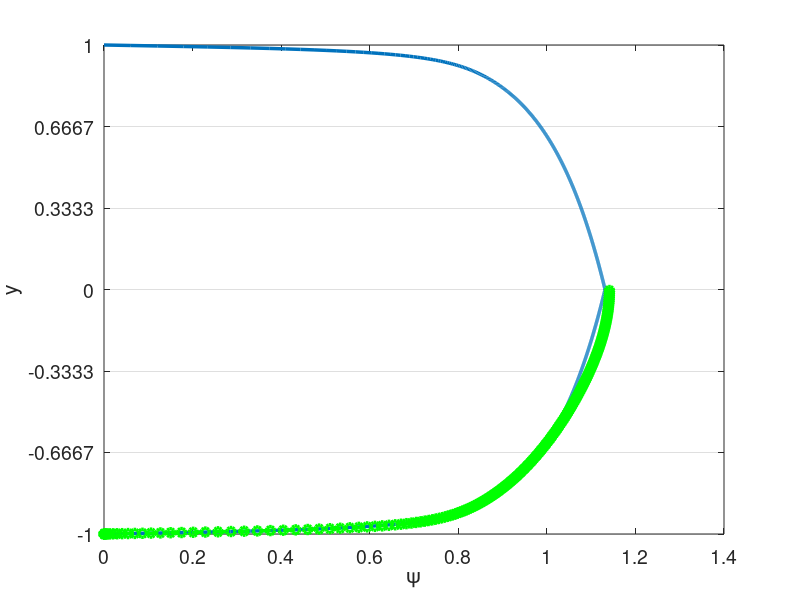
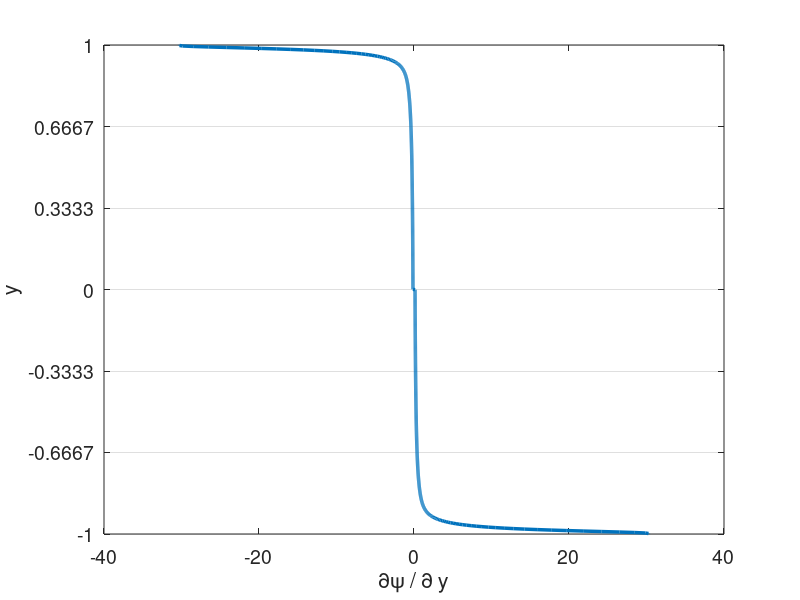

Write the MATLAB code that produced these figures, in order. (Note: this script raises an error after producing the figures.)
% clc
clear all
close all


set(0,'DefaultAxesFontSize',14)
set(0,'defaultLineLineWidth',2.5)
% set(0,'DefaultFigureWindowStyle','docked')


linestyles = {'k-','b-','r-','g-','c-','m-','k--','b--','r--','g--','c--','m--','k-.','b-.','r-.','g-.','c-.','m-.','k:','b:','r:','g:','c:','m:'};
pointstyles = {'ko','bo','ro','go','co','mo','k^','b^','r^','g^','c^','m^','ks','bs','rs','gs','cs','ms','k*','b*','r*','g*','c*','m*','k+','b+','r+','g+','c+','m+'};
%%

%%%%%%%%%%%%%%%%%%%%%%%%%%%%%%%%%%%%%%%%%%%%%%%%%%%%%%%%%%%%%%%%%%
% Navier-Stokes Solver Demo (2D Channel)
%%%%%%%%%%%%%%%%%%%%%%%%%%%%%%%%%%%%%%%%%%%%%%%%%%%%%%%%%%%%%%%%%%
% pgrads = 3.25e-3 for N=4, E=8, exp mesh
% pgrads = 9.25e-3 for N=4, E=6, uniform
% pgrads = 1.8e-4 for N=4, E=8, uniform, enrich
% Moser info: u_tau = 5.43496e-02, Re_tau = 543
% y/delta y^+, U^+, dUdy, W, P

tic()
format compact;
format short;
mu = 1/10000; %1/395; 1/6874;
rho = 1;
Re = rho/mu; 
pgrad = 3.25e-3; 9.25e-3; %2.5e-4; % 9.25e-3;
force_pgrad = 0;
Re_tau = 550;
pgrad = (Re_tau*mu).^2*rho;


N=4; % polynomial order  
Ex=1; % Number of elements in x
Ey=6; % Number of elements in y
Tfinal=400; 
CFL=0.05;
en_on = 2;
N_en_y = 1; 
N_over = N; % N
delay_en = 0;
en_start_time = 100;
head = '';
fig_header = '';

rans_on = 1;
exp_mesh = 0;

dir_name = [head,'re',num2str(ceil(Re)),'_p',num2str(N),'_e',num2str(Ey),'_exp',num2str(exp_mesh),'_en',num2str(en_on),'_over',num2str(N_over),'_forcing',num2str(force_pgrad)];
soln_dir = dir_name;
plot_soln = 1;
save_soln = 1;
plot_int = 5000;
save_soln_int = 5000;
restart = 0;
rst_step = 300000;

if ~en_on
    N_over = N;
end

%% Enrichment information
en_mag = 3;
psi = {@(x,y) en_mag*(0.5*(1 - y.^2) + 0.*x), @(x,y) 0.*y + 0.*x};
gpsi = {@(x,y) 0.*y + 0.*x, @(x,y) en_mag*(-1.*y + 0.*x), ...
        @(x,y) 0.*y + 0.*x, @(x,y) 0.*y + 0.*x};
hpsi = {@(x,y) 0.*y + 0.*x, @(x,y) en_mag*(-1 - 0.*y + 0.*x), ...
        @(x,y) 0.*y + 0.*x, @(x,y) 0.*y + 0.*x};
    
% psi = {@(x,y) (0.5*(1 - y.^4) + 0.*x), @(x,y) 0.*y + 0.*x};
% gpsi = {@(x,y) 0.*y + 0.*x, @(x,y) (-2.*y.^3 + 0.*x), ...
%         @(x,y) 0.*y + 0.*x, @(x,y) 0.*y + 0.*x};
% hpsi = {@(x,y) 0.*y + 0.*x, @(x,y) (-6.*y.^2 + 0.*x), ...
%         @(x,y) 0.*y + 0.*x, @(x,y) 0.*y + 0.*x};
%    

    
% Law of the wall
u_tau = sqrt(0.316./(Re.^0.25)/8);
Re_tau = u_tau/mu; %Re;
Re_tau = 550;
% u_tau = 1;
nu = 1/Re_tau;
kap = 0.41;
beta = 5.2;
dypdy = Re_tau;
ypb = 11.062299784340414;
yp = @(y) (1-abs(y))*Re_tau;
u_tau = Re_tau*mu;
lotw = @(yp) ((yp <= ypb).*yp + (yp > ypb).*(1./kap.*log(yp+eps)+beta));
psi = {@(x,y) u_tau*((yp(y) <= ypb).*yp(y) + (yp(y) > ypb).*(1./kap.*log(yp(y)+eps)+beta) + 0.*x), @(x,y) 0.*y + 0.*x};
gpsi = {@(x,y) 0.*y + 0.*x,  @(x,y) -1*sign(y).*u_tau.*(((yp(y) <= ypb).*1 + (yp(y) > ypb).*1./(kap*(yp(y)+eps)))*dypdy + 0.*x),...
        @(x,y) 0.*y + 0.*x, @(x,y) 0.*y + 0.*x};
hpsi = {@(x,y) 0.*y + 0.*x,  @(x,y) u_tau*(((yp(y) <= ypb).*0 + (yp(y) > ypb).*-1./(kap*(yp(y)+eps).^2))*dypdy*dypdy + 0.*x),...
        @(x,y) 0.*y + 0.*x, @(x,y) 0.*y + 0.*x};
    

% 1/7th
% mag = 1;
% yd = @(y) 1-abs(y)+eps;
% psi = {@(x,y) mag*((yd(y)).^(1/7).*(yd(y)>eps*10)+ 0.*x), @(x,y) 0.*y + 0.*x};
% gpsi = {@(x,y) 0.*y + 0.*x,  @(x,y) mag*(-1*sign(y).*1./7.*(yd(y)).^(-6/7).*(yd(y)>eps*10) + 0.*x),...
%         @(x,y) 0.*y + 0.*x, @(x,y) 0.*y + 0.*x};
% hpsi = {@(x,y) 0.*y + 0.*x,  @(x,y) mag*(-6/49*(yd(y)).^(-13/7).*(yd(y)>eps*10) + 0.*x),...
%         @(x,y) 0.*y + 0.*x, @(x,y) 0.*y + 0.*x};

% Reicher Law of the Wall
Re_tau = 550;
C=5.17;
kap=0.41;
dypdy = Re_tau;
yp = @(y) (1-abs(y))*Re_tau;
u_tau = Re_tau*mu;
psi = {@(x,y) mu*Re_tau*(1/kap.*log(1+kap.*yp(y))+(C-1./kap.*log(kap)).*(1-exp(-yp(y)/11)-yp(y)/11.*exp(-yp(y)/3))) + 0.*x,...
    @(x,y) 0.*y + 0.*x};
gpsi = {@(x,y) 0.*y + 0.*x, @(x,y) -1*sign(y).*dypdy*mu*Re_tau.*(1./(1+kap.*yp(y))+(C-1./kap.*log(kap)).*(1/11*exp(-yp(y)/11)+(yp(y)-3)/33.*exp(-yp(y)/3))) + 0.*x,...
        @(x,y) 0.*y + 0.*x, @(x,y) 0.*y + 0.*x};
hpsi = {@(x,y) 0.*y + 0.*x,  @(x,y) dypdy*dypdy*mu*Re_tau*(-kap./((1+kap.*yp(y)).^2)+(C-1./kap.*log(kap)).*(-1/121*exp(-yp(y)/11)+(-yp(y)+6)/99.*exp(-yp(y)/3))) + 0.*x,...
        @(x,y) 0.*y + 0.*x, @(x,y) 0.*y + 0.*x};


%% Initial Conditions
% Turbulent pipe
u_cfl = 3/2;
pert = 0.0;
u_ic = @(x,y) 3/2*(1-y.^2);
v_ic = @(x,y) 0.0*y;

darcy = 0.316./(Re.^0.25);
u_tau = sqrt(darcy/8);
Yp = @(Y) max((1-abs(Y))*u_tau*Re,1e-3)+eps;
sigma = 0.6;
fact = @(Yp) exp((-(log10(Yp)-1).^2)./(2*sigma.^2));
k_ic = @(x,y) 0.0*x + 4.5*u_tau*u_tau*fact(Yp(y));

eps_s = 3;
omg_ic = @(x,y) 0.0*x + 0.5*Re*u_tau*u_tau*fact(Yp(y));


% Turbulent channel
Re_tau = 550;
u_tau = Re_tau*mu/rho;
Yp = @(Y) max((1-abs(Y))*Re_tau,0); %1e-3)+eps;
C=5.17;
kap=0.41;
eps_ic = 0; %1e-2;
kx = 23;
kz=13;
alpha_ic = kx*2*pi/(0.375);
beta_ic = kz*2*pi/1;
riech = @(Yp) mu*Re_tau*(1/kap.*log(1+kap.*Yp)+(C-1./kap.*log(kap)).*(1-exp(-Yp/11)-Yp/11.*exp(-Yp/3)));
u_ic = @(x,y) riech(Yp(y)) + eps_ic*sin(alpha_ic*x);
v_ic = @(x,y) 0*y + eps_ic*sin(alpha_ic*x);

% u_ic = @(x,y) psi{1}(x,y);

sigma = 0.6;
fact = @(Yp) exp((-(log10(Yp)-1).^2)./(2*sigma.^2));
k_ic = @(x,y) 0.0*x + 4.5*u_tau*u_tau*fact(Yp(y));

eps_s = 3;
omg_ic = @(x,y) 0.0*x + 0.5*Re*u_tau*u_tau*fact(Yp(y));

%%
%%
%%
moser=load('moser_data/LM_Channel_0550_mean_prof.dat');
%% Plot psi
figure(5)
ys_plot = linspace(-1,1,1000);
plot(psi{1}(0,ys_plot),ys_plot)
hold on
plot(moser(:,3)*5.43496e-02,(moser(:,1))-1,'g--o')
xlabel('\psi')
ylabel('y')
set(gca, 'YGrid', 'on', 'XGrid', 'off')
yticks(linspace(-1,1,Ey+1));
figure(6)
ys_plot = linspace(-1,1,1000);
plot(gpsi{2}(0,ys_plot),ys_plot)
xlabel('\partial\psi / \partial y')
ylabel('y')
set(gca, 'YGrid', 'on', 'XGrid', 'off')
yticks(linspace(-1,1,Ey+1));


%% Begin Solve
E=Ex*Ey; % Total number of elements
N1=N+1;
disp("Generating Matrices")
Q=makeq(Ex,Ey,N); % Global continuity
R=maker(Q,Ex,N); % Restriction matrix, applies Dirichlet conditions
[X,Y]=make_geom_channel(Ex,Ey,N);      % Geometry in local form
if exp_mesh
    [X,Y]=make_geom_channel_exp(Ex,Ey,N);      % Geometry in local form
end
en_b_nodes = get_en_bound_nodes(Ex,Ey,N,N_en_y);
dom_vol = (max(max(max(X)))-min(min(min(X))))*(max(max(max(Y)))-min(min(min(Y))));

Ys = zeros(Ey*length(Y(1,:,1)),1);
for i = 1:Ey
    Ys((i-1)*(N+1)+1:(i)*(N+1)) = Y(1,:,(i-1)*Ex+1);
end

psi_p = psi{1}(0,Ys(N_en_y*(N+1)));
dypsi_p1 = gpsi{2}(0,Ys(N_en_y*(N+1)));
dypsi_p2 = gpsi{2}(0,Ys(end-N_en_y*(N+1)));
        
[G,J,ML,RX]=make_coef(X,Y);
[Ah,Bh,Ch,Dh,z,w]=semhat(N);
[Gs, Gs_x, Gs_y] =  face_mats(X,Y,E,N);
Gs_c = R*Q'*apply_en_cont(Gs,en_b_nodes,psi_p);
Gsb = R*Q'*Gs*Q*R';


[n,nb]=size(R); 
nL=N1*N1*E;

Ab=spalloc(nL,nL,nL*N);    %  Generate Abar
for j=1:nL
    x=zeros(nL,1); 
    x(j)=1; 
    Ab(:,j)=abar_c(x,Dh,G,Q);  % assembled Neumann Operator
end
Ab_save = Ab;
A_c=R*Q'*apply_en_cont(Ab,en_b_nodes,psi_p);
S_check=full(Ab);
Ab = Q'*Ab*Q;
A=R*Ab*R'; % Full stiffness matrix
Bb=reshape(ML,nL,1); % Form Mass matrix
Bb=diag(Bb); 
Bb=sparse(Bb); 
Ma=R*Q'*Bb*Q*R'; % Assembling mass matrix  % Full mass matrix
M_c = R*Q'*apply_en_cont(Bb,en_b_nodes,psi_p);


%% Form matrices for rans

[L_x,L_y,J_x,J_y] = dir_jac(E,X,Y);
w2d = w*w';
w1d = reshape(w2d,[N1*N1,1])';
[dphi_dxi, dphi_deta, dphi_dx, dphi_dy, dpdx_dpdx, dpdy_dpdy, dpdx_dpdy, ...
        dpdx_dpdx_flat, dpdy_dpdy_flat, dpdx_dpdy_flat] ...
    = get_phi_grads(N1,Dh,E,J_x,J_y);
dphi_dx_flat = reshape(dphi_dx,N1*N1,N1*N1,E);
dphi_dy_flat = reshape(dphi_dy,N1*N1,N1*N1,E);

w2d_e = zeros(N+1,N+1,E);
for ie = 1:E
    w2d_e(:,:,ie) = w2d*L_x(ie)/2*L_y(ie)/2;
end

A_x = form_Ax(N1,E,w2d,J_x,J,dpdx_dpdx,ones(size(J)));
A_y = form_Ay(N1,E,w2d,J_y,J,dpdy_dpdy,ones(size(J)));
A_xy = form_Axy(N1,E,w2d,J_x,J_y,J,dpdx_dpdy,ones(size(J)));


SS = zeros(N1,N1,E,2,2);
OS = zeros(N1,N1,E,2,2);
dudx = zeros(N1,N1,E);
dudy = zeros(N1,N1,E);
dvdx = zeros(N1,N1,E);
dvdy = zeros(N1,N1,E);
dkdx = zeros(N1,N1,E);
dkdy = zeros(N1,N1,E);
domgdx = zeros(N1,N1,E);
domgdy = zeros(N1,N1,E);

%%
M_check=full(Bb);

Ma_uv_check = zeros(2*nL);
Ma_uv_check(1:nL,1:nL) = M_check;
Ma_uv_check(nL+1:2*nL,nL+1:2*nL) = M_check;
A_uv_check = zeros(2*nL);
A_uv_check(1:nL,1:nL) = S_check;
A_uv_check(nL+1:2*nL,nL+1:2*nL) = S_check;

M_q = full(Ma);
S_q = full(A);


%%
% Assemble overall system matrices
nn = length(Ma); % number of nodes in the domain
Ma_uv = zeros(2*nn);
Ma_uv(1:nn,1:nn) = Ma;
Ma_uv(nn+1:2*nn,nn+1:2*nn) = Ma;
Ma_uv = sparse(Ma_uv);
A_uv = zeros(2*nn);
A_uv(1:nn,1:nn) = A;
A_uv(nn+1:2*nn,nn+1:2*nn) = A;
A_uv = sparse(A_uv);
ML_uv = zeros(2*(N+1),2*(N+1),E);
ML_uv(1:N+1,1:N+1,1:E) = ML;
ML_uv(N+2:2*(N+1),N+2:2*(N+1),1:E) = ML;
G_uv = zeros(2*nn);
G_uv(1:nn,1:nn) = Gsb;
G_uv(nn+1:2*nn,nn+1:2*nn) = Gsb;
G_uv = sparse(G_uv);



%% Assemble enrichment matrices
psi_xy = zeros(N+1,N+1,E);
N1_over = N_over + 1;
[z_over,w_over] = zwgll(N_over);
w2d_over = w_over*w_over';
w1d_over = reshape(w2d_over,[N1_over*N1_over,1])';
disp("Generating Overintegrated Values")
[dphi_dxi_over, dphi_deta_over, dphi_dx_over, dphi_dy_over, dpdx_dpdx_over, dpdy_dpdy_over, dpdx_dpdy_over, ...
        dpdx_dpdx_flat_over, dpdy_dpdy_flat_over, dpdx_dpdy_flat_over,phi_2d_flat] ...
    = get_phi_grads2(N1,E,J_x,J_y,N_over,N_en_y);
dphi_dx_flat_over = reshape(dphi_dx_over,N1_over*N1_over,N1*N1,E);
dphi_dy_flat_over = reshape(dphi_dy_over,N1_over*N1_over,N1*N1,E);
if en_on
    [psi_xy,psi_xy_act,gpsi_xy_act,Sp_all,Sp_all_Q,Jac_e_flat,gpsi_e_flat,Mp_uv,Sp_uv,Mp_all_c,Sp_all_c,Mp_full,Sp_full] = ...
        assemble_enrichment(X,Y,Ex,Ey,E,N,N1,nn,nL,J,Q,R,N_en_y,psi,gpsi,hpsi,en_b_nodes,psi_p,N_over);
end

%%

dxmin=pi*(z(N1)-z(N))/(2*Ex); % Get min dx for CFL constraint
dt=CFL*dxmin/u_cfl; 

% dt = 1e-3;
nstep=ceil(Tfinal/dt); 
dt=Tfinal/nstep; 
% Print information
nstep
dt
yp1 = (1+Y(1,2))*Re

disp("Computing inverse")
Ai=pinv(full(Ab)); 

disp("Setting Initial Conditions")
% Initial conditions
for e = 1:E
    for i = 1:N+1
        for j = 1:N+1
%             u(i,j,e) = f_ic(X(i,j,e),Y(i,j,e))+pert*rand()*u_ic;
%             v(i,j,e) = v(i,j,e)+pert*rand()*u_ic;
            u(i,j,e) = u_ic(X(i,j,e),Y(i,j,e));
            v(i,j,e) = v_ic(X(i,j,e),Y(i,j,e));
            k(i,j,e) = k_ic(X(i,j,e),Y(i,j,e));
            omg(i,j,e) = omg_ic(X(i,j,e),Y(i,j,e));
        end
    end
end
if en_on
    [u, v] = project_to_enrich(X,Y,E,Ex,Ey,N,N_en_y,u,v,psi);
end

% u = apply_en_cont_soln(u,en_b_nodes,psi_p);
u1_0=u; u2_0=u; u3_0=u; fx3_0=u; fx2_0=u; fx1_0=u; u_0 = u;
v1_0=v; v2_0=v; v3_0=v; fy3_0=v; fy2_0=v; fy1_0=v; v_0 = v;
u1=u; u2=u; u3=u; fx3=u; fx2=u; fx1=u;
v1=v; v2=v; v3=v; fy3=v; fy2=v; fy1=v;
k1=k; k2=k; k3=k; fk3=k; fk2=k; fk1=k;
omg1=omg; omg2=omg; omg3=omg; fomg3=omg; fomg2=omg; fomg1=omg;

F_pgrad = pgrad*ones(size(ML));
F_1 = ones(size(ML));
% Fb=reshape(ML.*F,nL,1); %% Output
% 
% Fb=Bb\(Q'*Fb);  

uv = [u;v];

%%
uv_ic_check = uv;

%% Setup BC if nonzero
% u_bc = ones(size(u)).*((Y==1)+(Y==-1));
% u_bc = reshape(ML.*u_bc,nL,1);
% u_bc = Bb\(Q'*u_bc);

% k_bc = k_bc_val.*ones(size(k));
% k_bc = reshape(ML.*k_bc,nL,1);
% k_bc = (Q'*Bb*Q)\(Q'*k_bc);
% 
% omg_bc = omg_bc_val.*ones(size(omg));
% omg_bc = reshape(ML.*omg_bc,nL,1);
% omg_bc = (Q'*Bb*Q)\(Q'*omg_bc);

%%
disp("Timestepping")
step = 1;
if (restart == 1)
   fname = strcat(soln_dir,"/soln_Re_",num2str(Re),"_P_",num2str(N),"_",num2str(Ex),"x",num2str(Ey),"_step_",num2str(rst_step),".mat");
   load(fname);
   step = rst_step;
end

plot1 = 1;
time = 0;
[plot1,u_mean] = post_channel(N,Ex,Ey,w,X,Y,Ys,en_on,step,time,u,psi_xy,N_en_y,plot1);
if save_soln
    mkdir(soln_dir);
end

%%
while step <= nstep
    time=step*dt;
    
    if (time > en_start_time) && (~en_on) && (delay_en)
        en_on = 1;
        [psi_xy,psi_xy_act,gpsi_xy_act,Sp_all,Sp_all_Q,Jac_e_flat,gpsi_e_flat,Mp_uv,Sp_uv,Mp_all_c,Sp_all_c,Mp_full,Sp_full] = ...
            assemble_enrichment(X,Y,Ex,Ey,E,N,N1,nn,nL,J,Q,R,N_en_y,psi,gpsi,hpsi,en_b_nodes,psi_p,N_over);
        [u, v] = project_to_enrich(X,Y,E,Ex,Ey,N,N_en_y,u,v,psi);
    end
    
    % Form combined u for RANS terms
    u_comb = u;
    if en_on
        u_comb = u+psi_xy_act{1};
    end
    
    %% Form S
    u_flat = reshape(u,N1*N1,E);
    v_flat = reshape(v,N1*N1,E);
    k_flat = reshape(k,N1*N1,E);
    omg_flat = reshape(omg,N1*N1,E);

    
    for ie = 1:E
        dudx(:,:,ie) = reshape(dphi_dx_flat(:,:,ie)*u_flat(:,ie),N1,N1);
        dvdx(:,:,ie) = reshape(dphi_dx_flat(:,:,ie)*v_flat(:,ie),N1,N1);
        dudy(:,:,ie) = reshape(dphi_dy_flat(:,:,ie)*u_flat(:,ie),N1,N1);
        dvdy(:,:,ie) = reshape(dphi_dy_flat(:,:,ie)*v_flat(:,ie),N1,N1);
        dkdx(:,:,ie) = reshape(dphi_dx_flat(:,:,ie)*k_flat(:,ie),N1,N1);
        dkdy(:,:,ie) = reshape(dphi_dy_flat(:,:,ie)*k_flat(:,ie),N1,N1);
        domgdx(:,:,ie) = reshape(dphi_dx_flat(:,:,ie)*omg_flat(:,ie),N1,N1);
        domgdy(:,:,ie) = reshape(dphi_dy_flat(:,:,ie)*omg_flat(:,ie),N1,N1);
    end
    
    if en_on
        dudx = dudx + gpsi_xy_act{1};
        dudy = dudy + gpsi_xy_act{2};
        dvdx = dvdx + gpsi_xy_act{3}; % Doesn't matter given assumptions
        dvdy = dvdy + gpsi_xy_act{4}; % Doesn't matter given assumptions
    end
    
    % Modify enrichment
%     if (mod(step,2000)==0) && (time > 50)
%         u_tau_calc = sqrt(mu*dudy(:,1,1)/rho);
%         u_tau = u_tau_calc(1);
%         psi = {@(x,y) u_tau*((yp(y) <= ypb).*yp(y) + (yp(y) > ypb).*(1./kap.*log(yp(y)+eps)+beta) + 0.*x), @(x,y) 0.*y + 0.*x};
%         gpsi = {@(x,y) 0.*y + 0.*x,  @(x,y) -1*sign(y).*u_tau.*(((yp(y) <= ypb).*1 + (yp(y) > ypb).*1./(kap*(yp(y)+eps)))*dypdy + 0.*x),...
%             @(x,y) 0.*y + 0.*x, @(x,y) 0.*y + 0.*x};
%         hpsi = {@(x,y) 0.*y + 0.*x,  @(x,y) u_tau*(((yp(y) <= ypb).*0 + (yp(y) > ypb).*-1./(kap*(yp(y)+eps).^2))*dypdy*dypdy + 0.*x),...
%             @(x,y) 0.*y + 0.*x, @(x,y) 0.*y + 0.*x};
%         
%         psi_p = psi{1}(0,Ys(N_en_y*(N+1)));
%         dypsi_p1 = gpsi{2}(0,Ys(N_en_y*(N+1)));
%         dypsi_p2 = gpsi{2}(0,Ys(end-N_en_y*(N+1)));
%         
%         A_c=R*Q'*apply_en_cont(Ab_save,en_b_nodes,psi_p);
%         M_c = R*Q'*apply_en_cont(Bb,en_b_nodes,psi_p);
%         
%         [psi_xy,psi_xy_act,gpsi_xy_act,Sp_all,Sp_all_Q,Jac_e_flat,gpsi_e_flat,Mp_uv,Sp_uv,Mp_all_c,Sp_all_c,Mp_full,Sp_full] = ...
%             assemble_enrichment(X,Y,Ex,Ey,E,N,N1,nn,nL,J,Q,R,N_en_y,psi,gpsi,hpsi,en_b_nodes,psi_p,N_over);
%         [u, v] = project_to_enrich(X,Y,E,Ex,Ey,N,N_en_y,u_comb,v,psi);
%         
%         en_on = 2;
%         
%         for ie = 1:E
%             dudx(:,:,ie) = reshape(dphi_dx_flat(:,:,ie)*u_flat(:,ie),N1,N1);
%             dvdx(:,:,ie) = reshape(dphi_dx_flat(:,:,ie)*v_flat(:,ie),N1,N1);
%             dudy(:,:,ie) = reshape(dphi_dy_flat(:,:,ie)*u_flat(:,ie),N1,N1);
%             dvdy(:,:,ie) = reshape(dphi_dy_flat(:,:,ie)*v_flat(:,ie),N1,N1);
%             dkdx(:,:,ie) = reshape(dphi_dx_flat(:,:,ie)*k_flat(:,ie),N1,N1);
%             dkdy(:,:,ie) = reshape(dphi_dy_flat(:,:,ie)*k_flat(:,ie),N1,N1);
%             domgdx(:,:,ie) = reshape(dphi_dx_flat(:,:,ie)*omg_flat(:,ie),N1,N1);
%             domgdy(:,:,ie) = reshape(dphi_dy_flat(:,:,ie)*omg_flat(:,ie),N1,N1);
%         end
%         
%         if en_on
%             dudx = dudx + gpsi_xy_act{1};
%             dudy = dudy + gpsi_xy_act{2};
%             dvdx = dvdx + gpsi_xy_act{3}; % Doesn't matter given assumptions
%             dvdy = dvdy + gpsi_xy_act{4}; % Doesn't matter given assumptions
%         end
%     end
    
    
    SS(:,:,:,1,1) = 1/2*(dudx+dudx);
    SS(:,:,:,1,2) = 1/2*(dudy+dvdx);
    SS(:,:,:,2,1) = 1/2*(dvdx+dudy);
    SS(:,:,:,2,2) = 1/2*(dvdy+dvdy);
    OS(:,:,:,1,1) = 1/2*(dudx-dudx);
    OS(:,:,:,1,2) = 1/2*(dudy-dvdx);
    OS(:,:,:,2,1) = 1/2*(dvdx-dudy);
    OS(:,:,:,2,2) = 1/2*(dvdy-dvdy);
    

    %% Get rans values
    [mu_t,gam_k,gam_omg,G_k,G_omg,Y_k,Y_omg,S_k,S_omg,R1,R2,R3,R4,omg_w] ...
        = get_rans_coeffs(rho,mu,k,omg,SS,OS,dkdx,dkdy,domgdx,domgdy,Y,u_comb,v);
    if ~rans_on
        mu_t = zeros(size(mu_t));
    end
    Re_t = rho./(mu_t+eps);
    Re_comb = rho./(mu*ones(size(mu_t))+mu_t);
    Re_k = rho./gam_k;
    Re_omg = rho./gam_omg;
    %% Timestepping
    
    if step==1; b0=1.0;    b= [ -1 0 0 ]';       a=[ 1  0 0 ]'; end
    if step==2; b0=1.5;    b=([ -4 1 0 ]')./2;   a=[ 2 -1 0 ]'; end
    if step>=3; b0=11./6.; b=([ -18 9 -2 ]')./6; a=[ 3 -3 1 ]'; end

    if ~rans_on
        % Compute A
        [A_x_full,A_y_full,A_xy_full] = form_Ax_Ay_Axy(N1,E,w1d,J,dpdx_dpdx_flat,dpdy_dpdy_flat,dpdx_dpdy_flat,Re_comb);
        A_x = R*Q'*A_x_full*Q*R';
        A_y = R*Q'*A_y_full*Q*R';
        A_xy = R*Q'*A_xy_full*Q*R';
        A_uv = zeros(2*nn);
        A_uv(1:nn,1:nn) = 2*A_x+A_y+A_xy;
        A_uv(nn+1:2*nn,nn+1:2*nn) = A_x+2*A_y+A_xy';
        A_uv = sparse(A_uv);
        
        T1_rhs = 0;
        
        if en_on
            A_full = 2*A_x_full+A_y_full+A_xy_full;
            A_c=R*Q'*apply_en_cont(A_full,en_b_nodes,psi_p);
            [T1_new] = form_T1_psi(E,N,w1d_over,Jac_e_flat,dphi_dy_flat_over,gpsi_e_flat,Re_comb,N_en_y,phi_2d_flat);
            T1_rhs = (dt/b0)*R*Q'*reshape(T1_new,nL,1);
            
            H_uv = (Ma_uv + (A_uv)*dt/(b0) + dt/b0*(Mp_uv + Sp_uv));
            H_c = (M_c + (A_c)*dt/(b0) + dt/b0*(Mp_all_c{1}+Sp_all_c{1}));
            if en_on == 2
                H_uv = (Ma_uv + (A_uv)*dt/(b0)); % + dt/b0*(Mp_uv + Sp_uv));
                H_c = (M_c + (A_c)*dt/(b0)); % + dt/b0*(Mp_all_c{1}+Sp_all_c{1}));
            end
            %             H_q = full(H_uv);
            rhs_c = (H_c);
            [LH_uv,UH_uv]=lu(H_uv);
        end
    end
    
%     if step>=3
        if en_on          
            if rans_on
                [A_x_k,A_y_k] = form_Ax_Ay(N1,E,w1d,J,dpdx_dpdx_flat,dpdy_dpdy_flat,Re_k);
                A_k = R*Q'*(A_x_k + A_y_k)*Q*R';
                Ab_k = Q'*(A_x_k + A_y_k)*Q;
                H_k=(Ma+A_k*dt/(b0)+dt/b0*Sp_all{1});
                H_k_bar = (Q'*Bb*Q+ Ab_k*dt/(b0)+dt/b0*Sp_all_Q{1});
                if en_on == 2
                    H_k=(Ma+A_k*dt/(b0));
                    H_k_bar = (Q'*Bb*Q+ Ab_k*dt/(b0));
                end
        
                [LH_k,UH_k]=lu(H_k);
        
                % Assuming Re_omg=Re_k
                H_omg = H_k;
                H_omg_bar = H_k_bar;
                LH_omg = LH_k;
                UH_omg = UH_k;
            end
        else
            terms_x = zeros(N+1,N+1,E);
            terms_y = zeros(N+1,N+1,E);
            T1_rhs = 0;
            
            H_uv = (Ma_uv + (A_uv)*dt/(b0));
            rhs_c = zeros(size(Ma(:,1)));
            [LH_uv,UH_uv]=lu(H_uv);
            
            if rans_on
                [A_x_k,A_y_k] = form_Ax_Ay(N1,E,w1d,J,dpdx_dpdx_flat,dpdy_dpdy_flat,Re_k);
                A_k = R*Q'*(A_x_k + A_y_k)*Q*R';
                Ab_k = Q'*(A_x_k + A_y_k)*Q;
                H_k=(Ma+A_k*dt/(b0));
                H_k_bar = (Q'*Bb*Q+ Ab_k*dt/(b0));
        
                [LH_k,UH_k]=lu(H_k);
        
                % Assuming Re_omg=Re_k
                H_omg = H_k;
                H_omg_bar = H_k_bar;
                LH_omg = LH_k;
                UH_omg = UH_k;
            end
        end
        
        b0i=1./b0;
%     end % Viscous op

    
%   Nonlinear step - unassembled, not multiplied by mass matrix   
    %% Setup Convection terms and forcing terms
    fx1 = -convl(u,RX,Dh,u,v); % + F; % du = Cu  
    fy1 = -convl(v,RX,Dh,u,v); % dv = Cv
    fk1 = -convl(k,RX,Dh,u,v) + G_k - Y_k + S_k; % dk = Ck
    fomg1 = -convl(omg,RX,Dh,u,v) + G_omg - Y_omg + S_omg + R1 + R2 + R3 + R4; % domg = Comg
    fx1_0 = F_1;
    fy1_0 = zeros(size(F_1));
    
    if force_pgrad
        fx1 = fx1 + F_pgrad;
    end
    
    if en_on == 2
        en_u = dt/b0*((Sp_full{1}+Mp_full{1})*reshape(u,nL,1)+Mp_full{2}*reshape(v,nL,1));
        en_u = reshape(en_u,N1,N1,E);
        en_u_0 = dt/b0*((Sp_full{1}+Mp_full{1})*reshape(u_0,nL,1)+Mp_full{2}*reshape(v_0,nL,1));
        en_u_0 = reshape(en_u_0,N1,N1,E);
        en_v = dt/b0*Mp_full{2}*reshape(v,nL,1);
        en_v = reshape(en_v,N1,N1,E);
        
        en_k = dt/b0*Sp_full{1}*reshape(k,nL,1);
        en_k = reshape(en_k,N1,N1,E); 
        en_omg = dt/b0*Sp_full{1}*reshape(omg,nL,1);
        en_omg = reshape(en_omg,N1,N1,E); 
        
        
        % SRB
        fx1 = fx1 - en_u;
        fx1_0 = fx1_0;% - en_u_0; 
        fy1 = fy1 - en_v;
        fk1 = fk1 - en_k;
        fomg1 = fomg1 - en_omg;
    end
    
    %% Setup residual terms in bdf

    rx   = a(1)*fx1   + a(2)*fx2   + a(3)*fx3; % kth-order extrapolation
    ry   = a(1)*fy1   + a(2)*fy2   + a(3)*fy3;
    rk   = a(1)*fk1   + a(2)*fk2   + a(3)*fk3;
    romg = a(1)*fomg1 + a(2)*fomg2 + a(3)*fomg3;
    rx_0 = a(1)*fx1_0   + a(2)*fx2_0   + a(3)*fx3_0;
    ry_0 = a(1)*fy1_0   + a(2)*fy2_0   + a(3)*fy3_0;

    fx3=fx2; fx2=fx1; 
    fy3=fy2; fy2=fy1; 
    fk3=fk2; fk2=fk1;
    fomg3=fomg2; fomg2=fomg1;
    fx3_0=fx2_0; fx2_0=fx1_0; 
    fy3_0=fy2_0; fy2_0=fy1_0; 

    %% Add residual terms to bdf
    rx  = dt*rx - (b(1)*u+b(2)*u2+b(3)*u3); u3=u2; u2=u; % Add BDF terms
    ry  = dt*ry - (b(1)*v+b(2)*v2+b(3)*v3); v3=v2; v2=v; %     and
    rk  = dt*rk - (b(1)*k+b(2)*k2+b(3)*k3); k3=k2; k2=k;
    romg = dt*romg - (b(1)*omg+b(2)*omg2+b(3)*omg3); omg3=omg2; omg2=omg;
    rx_0  = dt*rx_0 - (b(1)*u_0+b(2)*u2_0+b(3)*u3_0); u3_0=u2_0; u2_0=u_0; % Add BDF terms
    ry_0  = dt*ry_0 - (b(1)*v_0+b(2)*v2_0+b(3)*v3_0); v3_0=v2_0; v2_0=v_0; % Add BDF terms
    
    ut  = b0i*rx; 
    vt  = b0i*ry; 
    k   = b0i*rk;
    omg = b0i*romg;
    ut_0  = b0i*rx_0; 
    vt_0  = b0i*ry_0; 
 
    [uL,vL,pr]=pressure_project(ut,vt,Ai,Q,ML,RX,Dh); % Div-free velocity
    [uL_0,vL_0,pr_0]=pressure_project(ut_0,vt_0,Ai,Q,ML,RX,Dh); % Div-free velocity
    pr = (b0/dt)*pr;
    pr_0 = (b0/dt)*pr_0;
    

    %%

    %   Set RHS.                 %Viscous update. %  Convert to local form.
%     u=R*(Q'*reshape(ML.*uL,nL,1)-Hbar*u_bc);
    u_rhs=R*(Q'*reshape(ML.*uL,nL,1));
    v_rhs=R*(Q'*reshape(ML.*vL,nL,1));
    u_rhs_0=R*(Q'*reshape(ML.*uL_0,nL,1));
    v_rhs_0=R*(Q'*reshape(ML.*vL_0,nL,1));
    
    if rans_on
        k_rhs=R*(Q'*reshape(ML.*k,nL,1));%-H_k_bar*k_bc);
        omg_rhs=R*(Q'*reshape(ML.*omg,nL,1));%-H_omg_bar*omg_bc);
    end
    
    %%
    
    % Solve k and omg first
    if rans_on
        k = UH_k\(LH_k\k_rhs);
        omg = UH_omg\(LH_omg\omg_rhs);
        k=Q*(R'*k);%+k_bc);
        omg=Q*(R'*omg);%+omg_bc);
        k=reshape(k,N1,N1,E);
        omg=reshape(omg,N1,N1,E);
        mu_t = rho.*k./(omg_w+omg);
        
        % recompute matrices for uv 
        Re_t = rho./(mu_t+eps);
        Re_comb = rho./(mu*ones(size(mu_t))+mu_t*rans_on);
        
        [A_x_full,A_y_full,A_xy_full] = form_Ax_Ay_Axy(N1,E,w1d,J,dpdx_dpdx_flat,dpdy_dpdy_flat,dpdx_dpdy_flat,Re_comb);
        A_x = R*Q'*A_x_full*Q*R';
        A_y = R*Q'*A_y_full*Q*R';
        A_xy = R*Q'*A_xy_full*Q*R';
        A_uv = zeros(2*nn);
        A_uv(1:nn,1:nn) = 2*A_x+A_y+A_xy;
        A_uv(nn+1:2*nn,nn+1:2*nn) = A_x+2*A_y+A_xy';
        A_uv = sparse(A_uv);
                
        if ~en_on
            H_uv = (Ma_uv + (A_uv)*dt/(b0));
            rhs_c = zeros(size(Ma(:,1)));
            [LH_uv,UH_uv]=lu(H_uv);
        end
        
        if en_on           
            A_full = 2*A_x_full+A_y_full+A_xy_full;
            A_c=R*Q'*apply_en_cont(A_full,en_b_nodes,psi_p);
            [T1_new] = form_T1_psi(E,N,w1d_over,Jac_e_flat,dphi_dy_flat_over,gpsi_e_flat,Re_comb,N_en_y,phi_2d_flat);
            T1_rhs = (dt/b0)*R*Q'*reshape(T1_new,nL,1);
            
            if en_on == 1
                H_uv = (Ma_uv + (A_uv)*dt/(b0) + dt/b0*(Mp_uv + Sp_uv));
                H_c = (M_c + (A_c)*dt/(b0) + dt/b0*(Mp_all_c{1}+Sp_all_c{1}));
            end
            if en_on == 2
                H_uv = (Ma_uv + (A_uv)*dt/(b0));
                H_c = (M_c + (A_c)*dt/(b0)); 
            end
            rhs_c = (H_c);
            [LH_uv,UH_uv]=lu(H_uv);
        end
    end
    
    % SRB
    u_rhs = u_rhs + T1_rhs;
    u_rhs_0 = u_rhs_0;% + T1_rhs;
    
    %% Solve for u_0, v_0, p_0
    % SRB
    uv_0 = [u_rhs_0;v_rhs_0];
    uv_0=UH_uv\(LH_uv\uv_0);
    
    u_0 = uv_0(1:nn);
    v_0 = uv_0(nn+1:2*nn);
    u_0=Q*(R'*u_0);
    %SRB
%     if en_on
%         u_0 = apply_en_cont_soln(Ey,N_en_y,en_b_nodes,u_0,psi_p);
%     end
    u_0=reshape(u_0,N1,N1,E);
    v_0=Q*(R'*v_0);
    v_0=reshape(v_0,N1,N1,E);
    
    
    %% Solve for u', v', p'
    %SRB
    uv = [u_rhs+rhs_c;v_rhs];
    uv=UH_uv\(LH_uv\uv); 
   
    u = uv(1:nn);
    v = uv(nn+1:2*nn);
    u=Q*(R'*u);
    %SRB
    if en_on
        u = apply_en_cont_soln(Ey,N_en_y,en_b_nodes,u,psi_p);
    end
    u=reshape(u,N1,N1,E);
    v=Q*(R'*v);
    v=reshape(v,N1,N1,E);
    
    %% Add in forcing term
    u_comb = u;
    u_0_comb = u_0;
    if en_on
        u_comb = u+psi_xy_act{1};
%         u_0_comb = u_0+psi_xy_act{1};
    end
    % Integrate domain
    avg_u = sum(u_comb.*w2d_e,'All')/dom_vol;
    avg_u_0 = sum(u_0_comb.*w2d_e,'All')/dom_vol;
    alpha_0 = (1-avg_u)/avg_u_0;
    if ~force_pgrad 
    % SRB 
    u = u + alpha_0*u_0;
%     u_comb = u_comb + alpha_0*u_comb;
%     u =  u_comb;
%     if en_on
%         u = u_comb - psi_xy_act{1};
%     end
    v = v + alpha_0*v_0;
    pr = pr + alpha_0*pr_0;
    end
    
    
%% Output
    if mod(step,plot_int)==0 && plot_soln
        [plot1,u_mean] = post_channel(N,Ex,Ey,w,X,Y,Ys,en_on,step,time,u,psi_xy,N_en_y,plot1);
    end
    if mod(step,save_soln_int)==0 && save_soln
        disp(step)
        fname = strcat(soln_dir,"/soln_Re_",num2str(Re),"_P_",num2str(N),"_",num2str(Ex),"x",num2str(Ey),"_step_",num2str(step),".mat");
        save(fname); 
    end
    if isnan(u(1,2))
        step
        time
        return
    end
    
    step = step + 1;
end
if  plot_soln
    [plot1,u_mean] = post_channel(N,Ex,Ey,w,X,Y,Ys,en_on,step,time,u,psi_xy,N_en_y,plot1);
    get_Up(Ys,u_mean,u_tau,mu,lotw,Ey,N,psi,en_on);
end
if  save_soln
    fname = strcat(soln_dir,"/soln_Re_",num2str(Re),"_P_",num2str(N),"_",num2str(Ex),"x",num2str(Ey),"_step_",num2str(step),".mat");
    save(fname);
    fig_title = [fig_header,'Enriched N=',num2str(Ey),' P=',num2str(N)];
    lotw_file = strcat(soln_dir,"/lotw_Re_",num2str(Re),"_P_",num2str(N),"_",num2str(Ex),"x",num2str(Ey),"_step_",num2str(step),".jpg");
    dom_file = strcat(soln_dir,"/dom_Re_",num2str(Re),"_P_",num2str(N),"_",num2str(Ex),"x",num2str(Ey),"_step_",num2str(step),".jpg");
    channel_file = strcat(soln_dir,"/channel_Re_",num2str(Re),"_P_",num2str(N),"_",num2str(Ex),"x",num2str(Ey),"_step_",num2str(step),".jpg");
    figure(7)
    title(fig_title)
    saveas(gcf,lotw_file);
    figure(1)
    title(fig_title)
    saveas(gcf,dom_file);
    figure(2)
    title(fig_title)
    saveas(gcf,channel_file);
end
toc()
